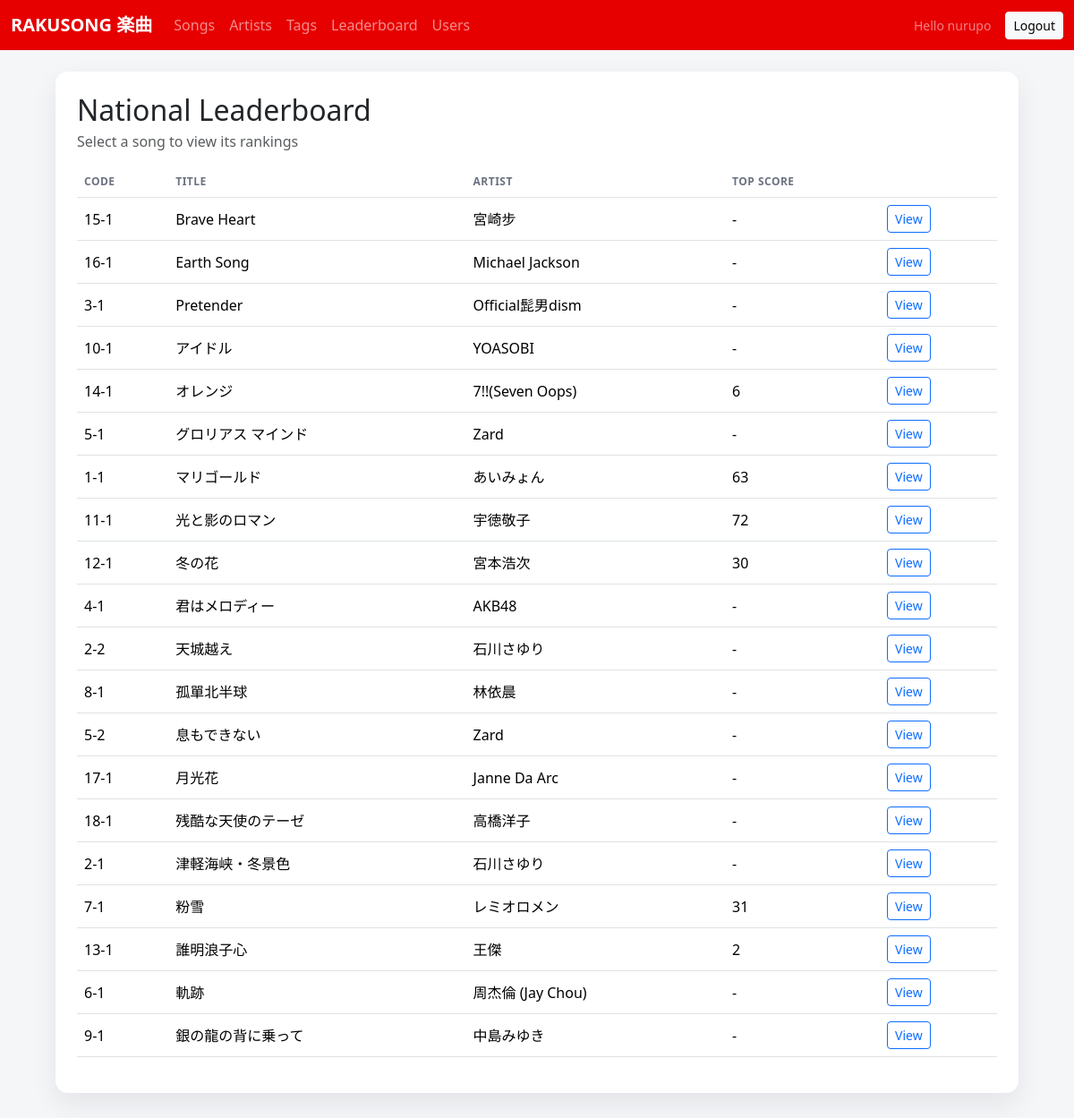
Page /ui/leaderboard/ (signed in) on the earlier database version.
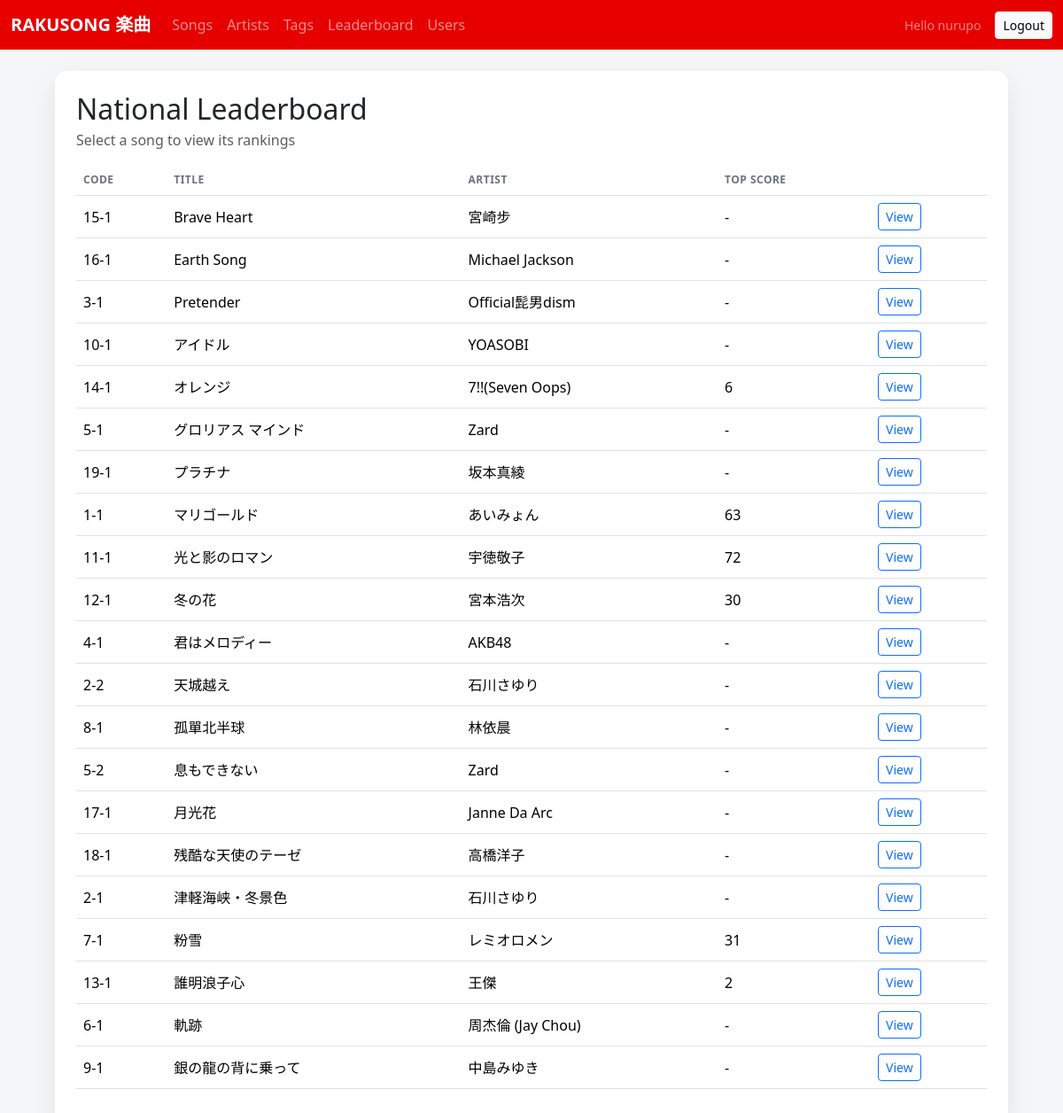
Same page on the later database version.
### songs/models.py (models this page shows, shortened)
class Song(models.Model):
    code = models.CharField(max_length=32, unique=True, blank=True)
    title = models.CharField(max_length=255)
    artist = models.CharField(max_length=255, blank=True)
    artist_no = models.PositiveIntegerField(null=True, blank=True)
    song_no = models.PositiveIntegerField(null=True, blank=True)
    language = models.CharField(max_length=32, blank=True, default='jp')
    duration_seconds = models.PositiveIntegerField(null=True, blank=True)
    bpm = models.PositiveIntegerField(null=True, blank=True)
    key = models.CharField(max_length=16, blank=True)
    tags = models.ManyToManyField(Tag, blank=True, related_name='songs')
    midi_file = models.FileField(upload_to=midi_upload_path, blank=True, null=True)
    lrc_file = models.FileField(upload_to=lrc_upload_path, blank=True, null=True)
    cover_image = models.ImageField(upload_to='songs/cover/', blank=True, null=True)
    lrc_offset = models.IntegerField(default=0)
    is_published = models.BooleanField(default=True)
    created_at = models.DateTimeField(auto_now_add=True)
    updated_at = models.DateTimeField(auto_now=True)

### songs/views_ui.py (the view, shortened to what this page needs)
@login_required
def leaderboard_list(request):
    song_code = (request.GET.get('song') or '').strip()
    songs = (
        Song.objects
        .order_by('title')
        .annotate(top_score=Max('scores__score'))
    )
    selected_song = None
    scores = []
    return render(
        request,
        'scores/leaderboard_list.html',
        {
            'songs': songs,
            'selected_song': selected_song,
            'scores': scores,
            'song_code': song_code,
        },
    )

### templates/scores/leaderboard_list.html (shortened to what this page needs)
{% extends "base.html" %}
{% block content %}
  <div class="card p-4 mb-4">
    <div class="d-flex flex-wrap gap-3 justify-content-between align-items-center mb-3">
      <div>
        <h2 class="mb-1">National Leaderboard</h2>
        <div class="text-muted">Select a song to view its rankings</div>
      </div>
    </div>
    <div class="table-responsive">
      <table class="table align-middle">
        <thead>
          <tr>
            <th>Code</th>
            <th>Title</th>
            <th>Artist</th>
            <th>Top Score</th>
            <th></th>
          </tr>
        </thead>
        <tbody>
          {% for song in songs %}
            <tr>
              <td>{{ song.code }}</td>
              <td>{{ song.title }}</td>
              <td>{{ song.artist }}</td>
              <td>{{ song.top_score|default:"-" }}</td>
              <td>
                <a class="btn btn-sm btn-outline-primary" href="?song={{ song.code }}">View</a>
              </td>
            </tr>
          {% empty %}
            <tr>
              <td colspan="5" class="text-muted">No songs found.</td>
            </tr>
          {% endfor %}
        </tbody>
      </table>
    </div>
  </div>
{% endblock %}

Differences in the rows shown:
added Song: code "19-1", title "プラチナ", artist "坂本真綾", top_score "-"
